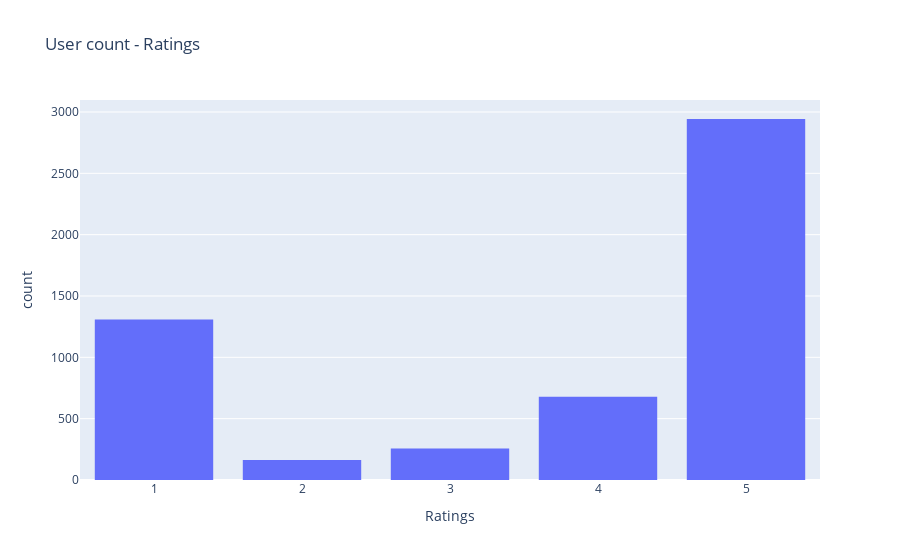

The notebook cell saved with this chart:
### Code cell
import plotly as pyl
import plotly.express as px

px.histogram(iphone, x="Ratings", title="User count - Ratings").update_xaxes(type="category", categoryorder="category ascending")

### Figure 1 — Plotly figure (JSON) as saved in the notebook; plotly's stock layout.template omitted (floating-point values rounded to 4 significant figures; data arrays with more than 128 entries replaced by an {"elided": "..."} marker saying what was removed)
{"data": [{"alignmentgroup": "True", "bingroup": "x", "hovertemplate": "Ratings=%{x}<br>count=%{y}<extra></extra>", "legendgroup": "", "marker": {"color": "#636efa", "pattern": {"shape": ""}}, "name": "", "offsetgroup": "", "orientation": "v", "showlegend": false, "type": "histogram", "x": {"elided": "5352 int values"}, "xaxis": "x", "yaxis": "y"}], "layout": {"barmode": "relative", "legend": {"tracegroupgap": 0}, "title": {"text": "User count - Ratings"}, "xaxis": {"anchor": "y", "categoryorder": "category ascending", "domain": [0, 1], "title": {"text": "Ratings"}, "type": "category"}, "yaxis": {"anchor": "x", "domain": [0, 1], "title": {"text": "count"}}}}
